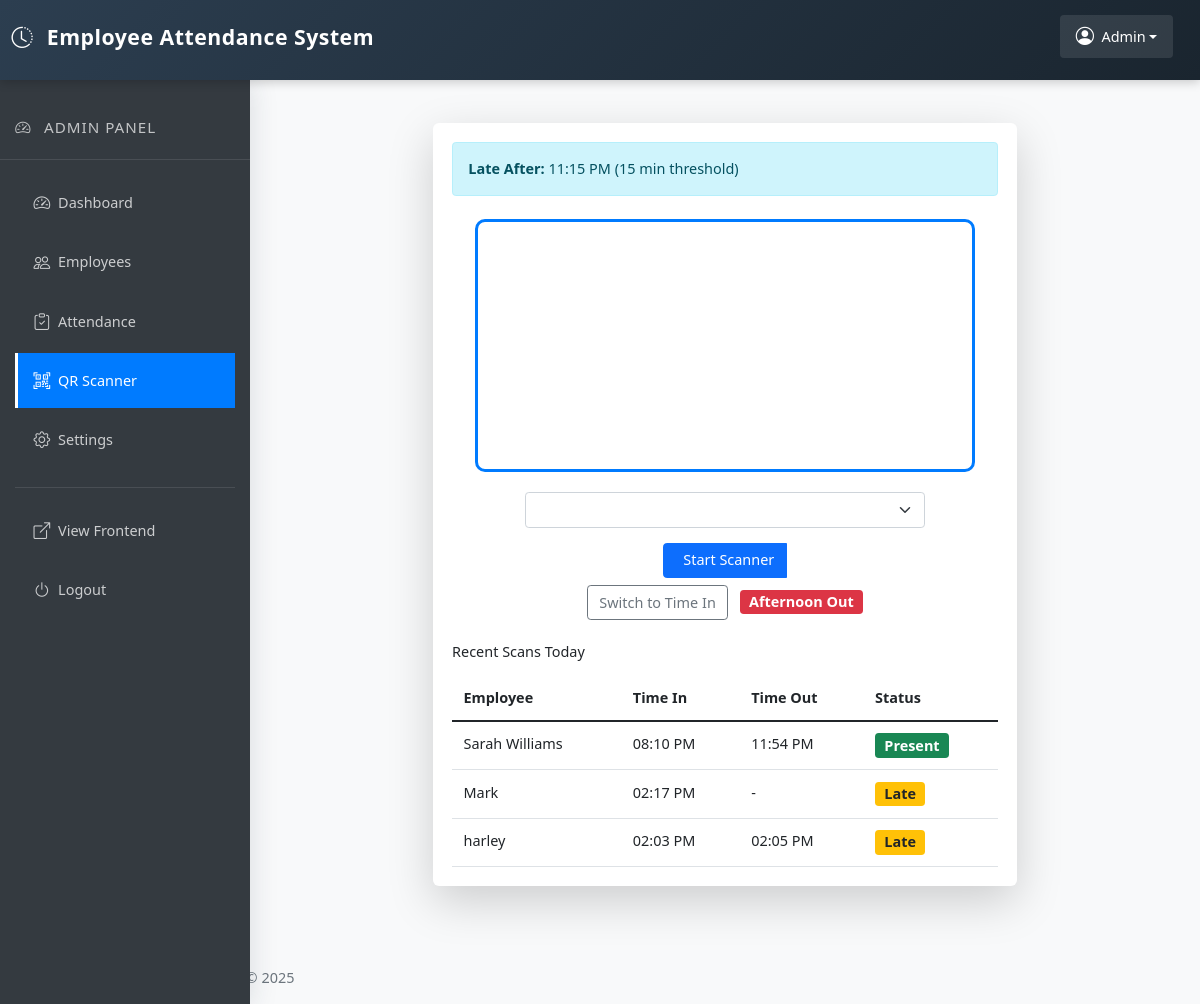
Before: /views/admin/scan.php (signed in) with the older database file.
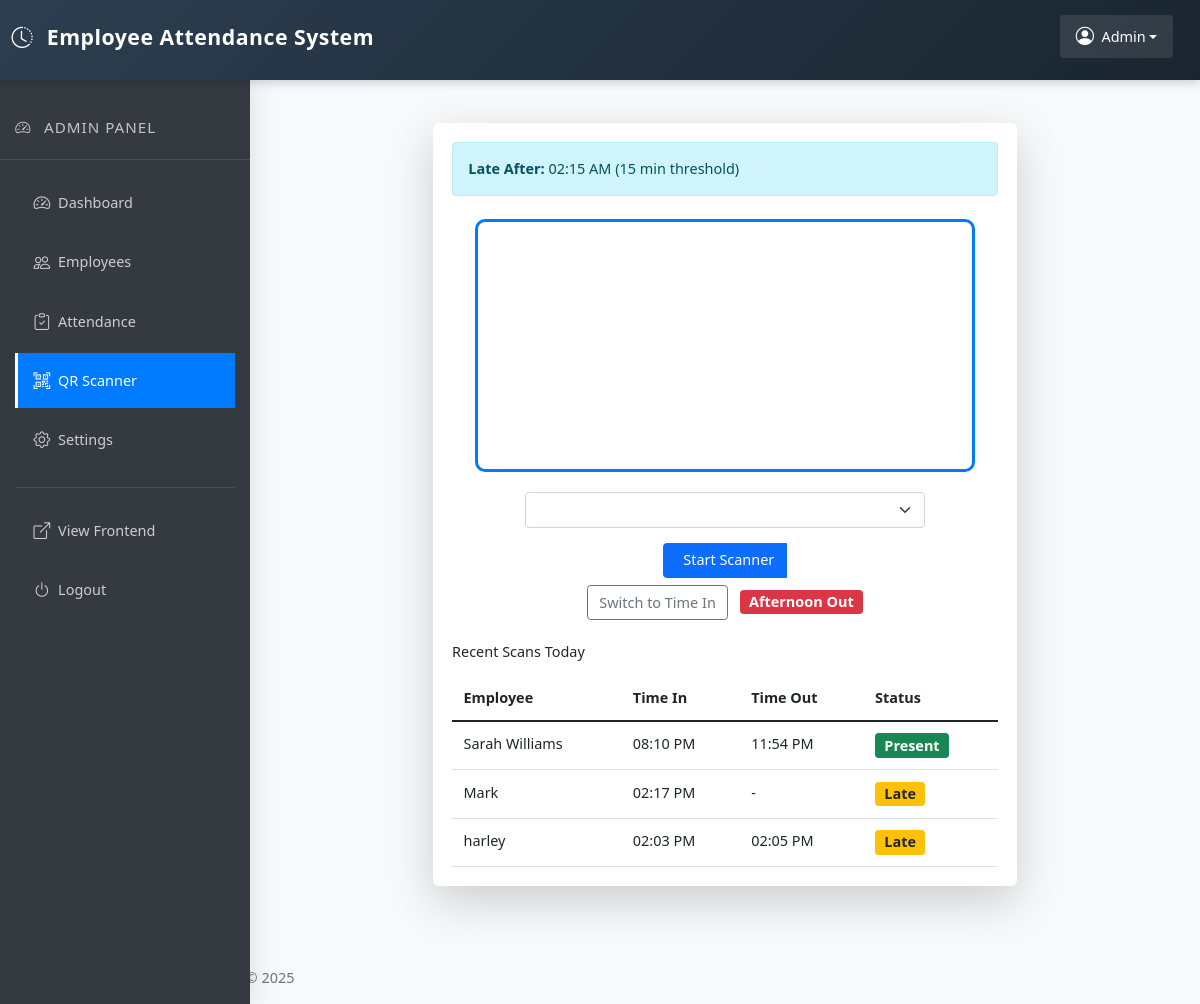
After: the same page with the newer database file.
### tables this page shows
CREATE TABLE `settings` (
  `id` int(11) NOT NULL,
  `set_am_time_in` time NOT NULL,
  `set_am_time_out` time NOT NULL,
  `set_pm_time_in` time NOT NULL,
  `set_pm_time_out` time NOT NULL
);

### views/admin/scan.php (the view, shortened to what the changed rows need)
<?php
require_once '../../includes/admin/header.php';
require_once '../../db/connect.php';
$settings_query = "SELECT set_am_time_in, set_am_time_out, set_pm_time_in, set_pm_time_out FROM settings WHERE id = 1";
$settings_result = $conn->query($settings_query);
$settings = $settings_result->fetch_assoc();
$threshold_minute = 15;
$late_time = date('h:i A', strtotime($settings['set_am_time_in']) + ($threshold_minute * 60));
?>
<div class="main-content">
    <div class="container-fluid py-4">
        <div class="row">
            <div class="col-lg-8 mx-auto">
                <div class="card shadow-lg border-0">
                    <div class="card-body">
                        <div class="alert alert-info mb-4">
                            <p class="mb-0">
                                <strong>Late After:</strong> <?php echo $late_time; ?>
                                (<?php echo $threshold_minute; ?> min threshold)
                            </p>
                        </div>
                        <div class="mt-4">
                            <div class="table-responsive">
                                <table class="table table-hover">
                                    <thead>
                                        <tr>
                                            <th>Employee</th>
                                            <th>Time In</th>
                                            <th>Time Out</th>
                                            <th>Status</th>
                                        </tr>
                                    </thead>
                                </table>
                            </div>
                        </div>
                    </div>
                </div>
            </div>
        </div>
    </div>
</div>
<?php require_once '../../includes/admin/footer.php'; ?>

Changed rows visible on the page:
changed settings: set_am_time_in "11:15 PM" → "02:15 AM"
